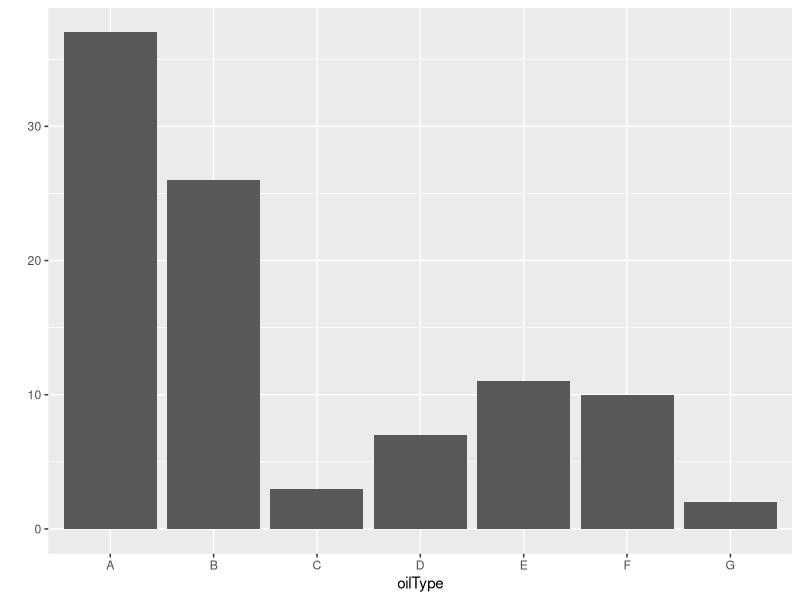
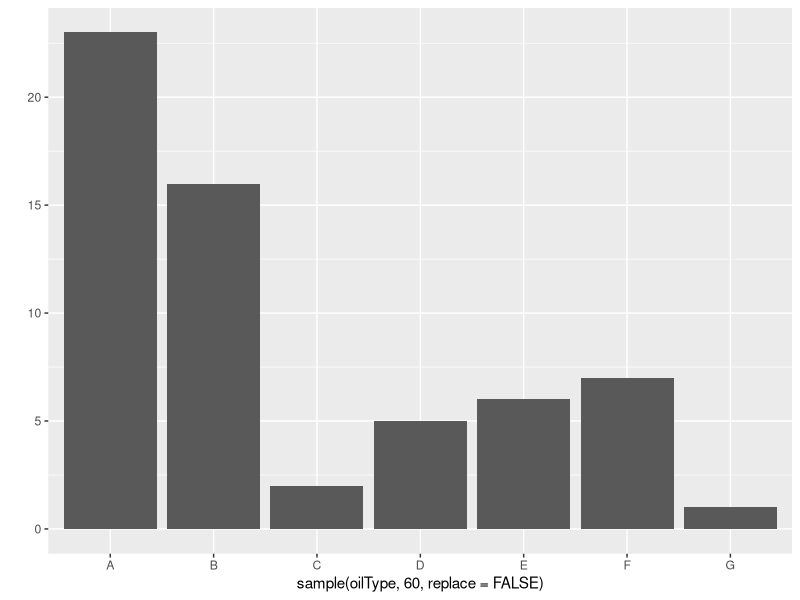
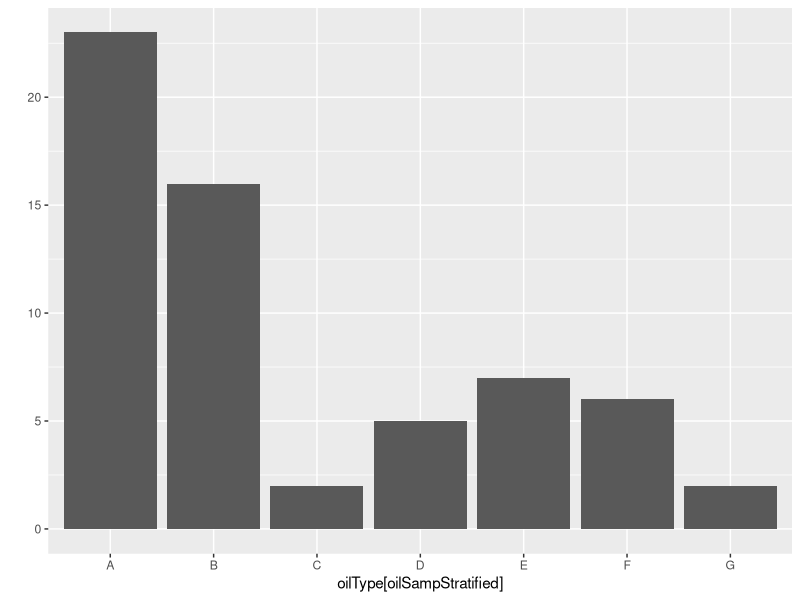

Write the R code that produced these figures, in order.
library(caret)

data(oil)
str(oilType)
qplot(oilType)
table(oilType)

str(fattyAcids)

# use sample() in base R to create a completely random sample
# of  60 oils

table(sample(oilType, 60, replace = FALSE))
qplot(sample(oilType, 60, replace = FALSE))

# see lots of variation - stratified sampling is very important!
# especially as some classes have few 

oilSampStratified <- createDataPartition(oilType,
                               p=0.6,
                               list = FALSE)

# Pull out those in the statified sample andplot
qplot(oilType[oilSampStratified])

# we see that it is much more similar to unsampled distribution when 
# using createDataPartition

# With a small sample, cross validation is essential to determine performance of model
# 10-fold cross validation is recommended, as the bias and variance properties are good,
# and the computational costs not too large

# Good way to understand uncertainty of test set is confidence interval.
# can use binom.test() 
# Input the number of samples and number correctly classified in test set
# for example if 20 in test set, and classify 16 correctly:
binom.test(16, 20)
binom.test(16, 20)$conf.int[2] - binom.test(16, 20)$conf.int[1]

# We see that the width of the 95% confidence interval is 37.9%
# we see as the number correct gets larger, the confidence interval gets smaller

#-----------------------------
# Textbook answers:

# a) random sample
sampNum <- floor(length(oilType) * 0.6) + 1
set.seed(629)
oilSplits <- vector(mode = "list", length = 20)

for(i in seq(along = oilSplits)){oilSplits[[i]] <- table(sample(oilType, size = sampNum))}

head(oilSplits, 3)

oilSplits <- do.call("rbind", oilSplits)
head(oilSplits, 3)

summary(oilSplits / sampNum)

# b) stratified sample
set.seed(629)
oilSplits2 <- createDataPartition(oilType, p = 0.6, times = 20)
oilSplits2 <- lapply(oilSplits2, function(x, y) table(y[x]), y = oilType )

head(oilSplits2)
oilSplits2 <- do.call("rbind", oilSplits2)
summary(oilSplits2/sampNum)

# difficult to choose a data splitting strategy. Once possibility is LOOCV
# with the exception of G, each class will be represented in at least one resample.
# Some classification models, however, require at least one sample of each class.
# It may be reasonably to rely only on leave-one-out CV to assess performance
# Alternatively, a test set consisting of only classes with most samples could be used (A,B,E,F)

# step 1 - split for train test (if appropriate)
# step 2 - chose data splitting for cross validation (when fitting model) - get in sample error,
# step 3 - (if applicable) test on testing data get out of sample error
